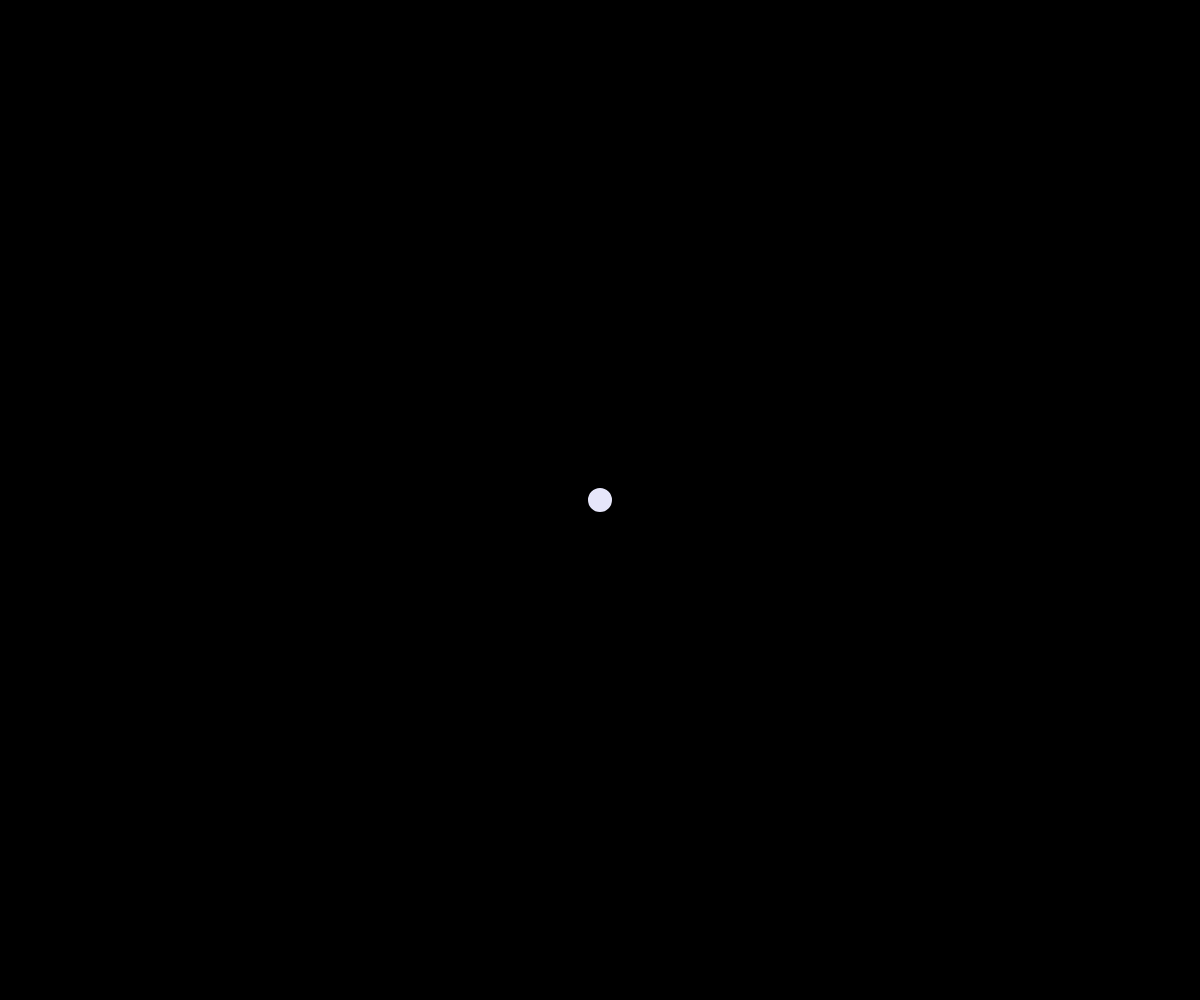
Frame 1 (no input)
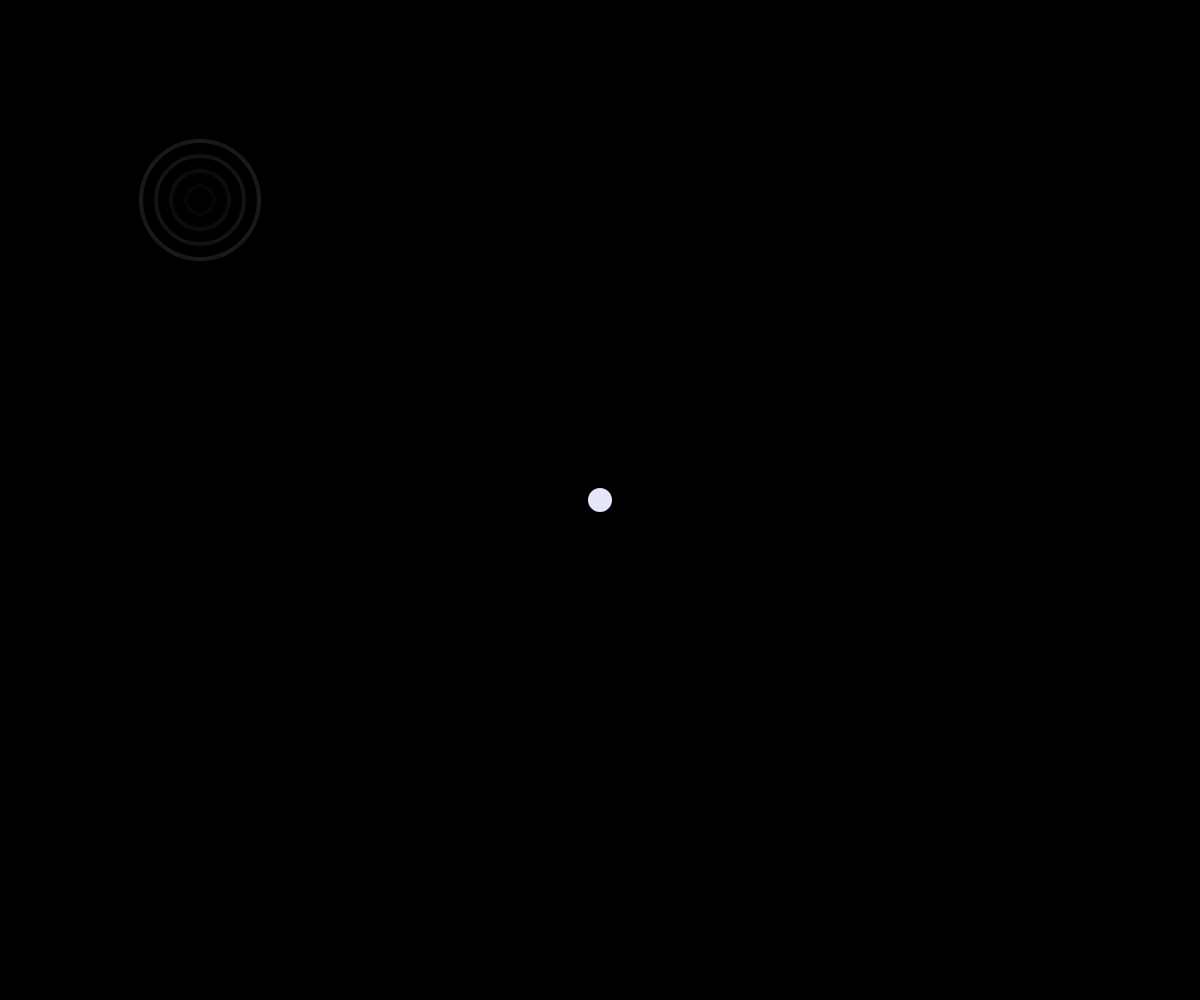
Frame 60 (no input)
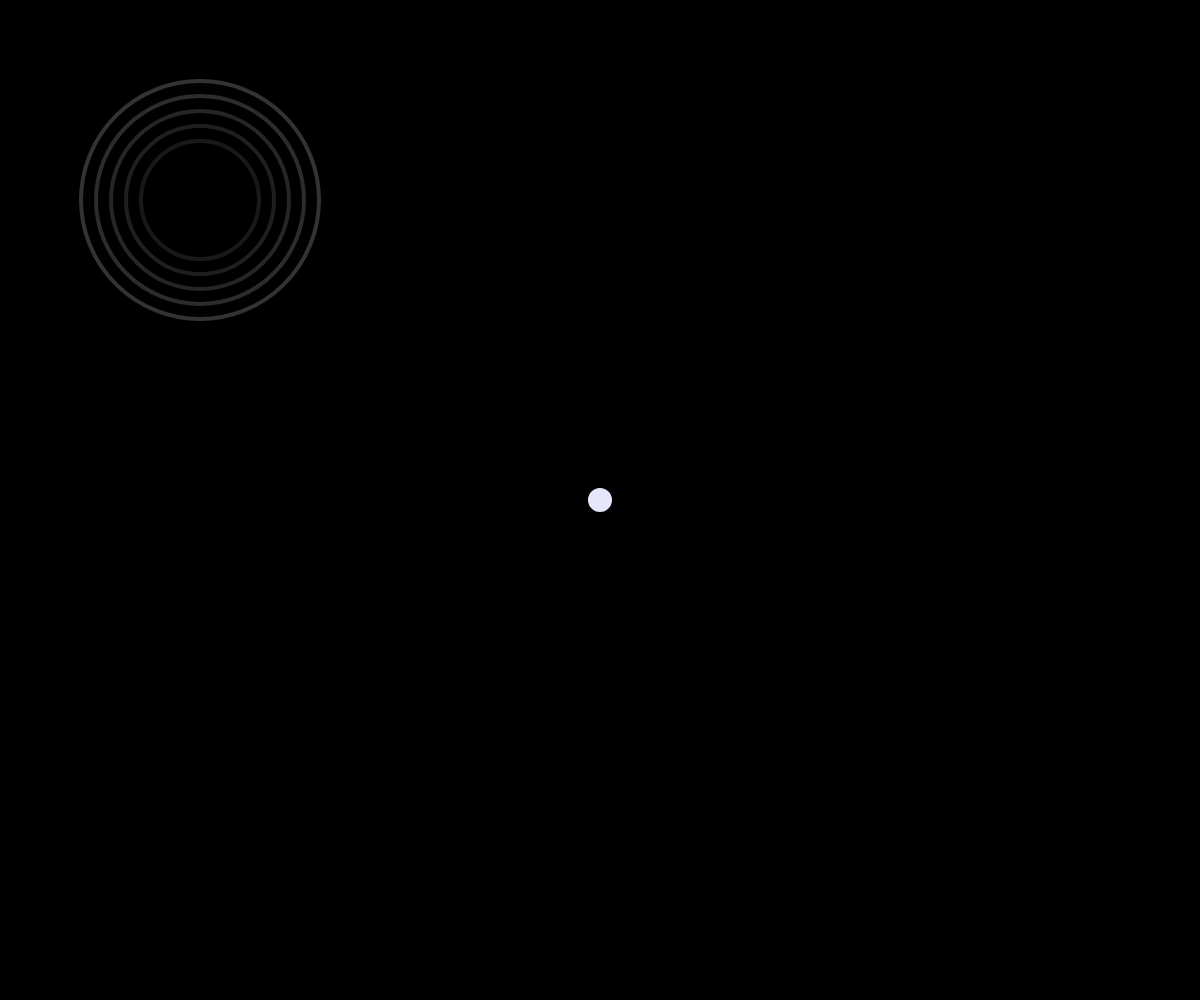
Frame 120 (the mouse pressed at the canvas centre since frame 60)

The p5.js sketch that drew these frames (run headless with seeded random() and noise() and a simulated clock; from frame 60 on, the mouse is pressed at the canvas centre):

// p5.js sketch
// ── sketch.js
// The class you create should allow each object to have its own unique behavior. Additionally this class should have;
//
// a constructor method that sets up all properties for new objects.
// at least two other methods that cause these objects to do something on the screen.
// In your setup() function, you should create the objects and add them to an array.
//
// In your draw() function, you should call the appropriate methods on each object so they do something, whatever that thing is that they do.
//
// As always, you should comment your code, write a readme, and provide links on the forum to both your git repo, and live sketch.


let ribbon = [];
var outerD = 0;

function setup() {
  createCanvas(windowWidth, windowHeight);
  let b = new Ribbon(width / 2, height / 2, 10);
  ribbon.push(b);
}

function mouseDragged() {
  let r = (10, 50);
  let b = new Ribbon(mouseX, mouseY, r);
  ribbon.push(b);
}

function draw() {
  background(0);
  for (let i = 0; i < ribbon.length; i++) {
    ribbon[i].move();
    ribbon[i].show();
  }

  for (var i = 0; i < 5; i++) {
    var d = outerD - 30 * i;
    if (d > 0) {

      var fade = map(d, 0, width, 0, 255);
      stroke(fade);
      noFill();
      ellipse(200, 200, d);
    }
  }

  outerD = outerD + 2;
}


class Ribbon {
  constructor(x, y, r) {
    this.x = x;
    this.y = y;
    this.r = r;
  }

  move() {
    this.x = this.x;
    this.y = this.y;
  }

  show() {
    stroke(230, 230, 250);
    strokeWeight(4);
    fill(230, 230, 250);
    ellipse(this.x, this.y, this.r * 2);
  }

}
